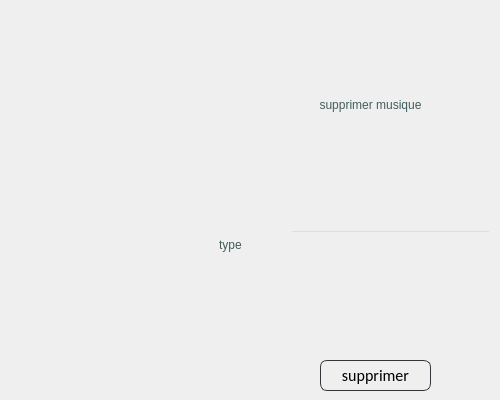
        <widget class="QWidget" name="tab_16">
         <attribute name="title">
          <string>supprimer</string>
         </attribute>
         <widget class="QPushButton" name="pushButton_51">
          <property name="geometry">
           <rect>
            <x>320</x>
            <y>360</y>
            <width>111</width>
            <height>31</height>
           </rect>
          </property>
          <property name="styleSheet">
           <string notr="true">
QPushButton
{
	background: transparent;
	border-style:solid;
	border-radius:7px;
	border-width:1px;
border-color: rgb(50, 53, 57);
	color:rgb(0,0,0);
	font-size:16px;
font-family:Calibri;
}

QPushButton:hover
{
	background-color: #00000000;
	border-color: rgb(30, 227, 0);
	/*color:rgb(30, 227, 0);*/
}

QPushButton:focus
{
	background-color:  rgb(30, 227, 0);
	border-color: rgba(30, 227, 0,0);
	color:rgb(255, 255, 255);
}
</string>
          </property>
          <property name="text">
           <string>supprimer</string>
          </property>
         </widget>
         <widget class="QLabel" name="label_73">
          <property name="geometry">
           <rect>
            <x>270</x>
            <y>90</y>
            <width>201</width>
            <height>31</height>
           </rect>
          </property>
          <property name="toolTip">
           <string>&lt;html&gt;&lt;head/&gt;&lt;body&gt;&lt;p align=&quot;center&quot;&gt;nom&lt;/p&gt;&lt;/body&gt;&lt;/html&gt;</string>
          </property>
          <property name="styleSheet">
           <string notr="true">color:rgb(65, 93, 92);

font: 13pt &quot;Allura&quot;;
background: transparent;
</string>
          </property>
          <property name="text">
           <string>&lt;html&gt;&lt;head/&gt;&lt;body&gt;&lt;p align=&quot;center&quot;&gt;supprimer musique&lt;/p&gt;&lt;/body&gt;&lt;/html&gt;</string>
          </property>
         </widget>
         <widget class="QLabel" name="label_74">
          <property name="geometry">
           <rect>
            <x>130</x>
            <y>230</y>
            <width>201</width>
            <height>31</height>
           </rect>
          </property>
          <property name="toolTip">
           <string>&lt;html&gt;&lt;head/&gt;&lt;body&gt;&lt;p align=&quot;center&quot;&gt;nom&lt;/p&gt;&lt;/body&gt;&lt;/html&gt;</string>
          </property>
          <property name="styleSheet">
           <string notr="true">color:rgb(65, 93, 92);

font: 13pt &quot;Allura&quot;;
background: transparent;
</string>
          </property>
          <property name="text">
           <string>&lt;html&gt;&lt;head/&gt;&lt;body&gt;&lt;p align=&quot;center&quot;&gt;type&lt;/p&gt;&lt;/body&gt;&lt;/html&gt;</string>
          </property>
         </widget>
         <widget class="QLineEdit" name="lineEdit_36">
          <property name="geometry">
           <rect>
            <x>290</x>
            <y>230</y>
            <width>201</width>
            <height>24</height>
           </rect>
          </property>
          <property name="styleSheet">
           <string notr="true">background:transparent;</string>
          </property>
         </widget>
        </widget>
